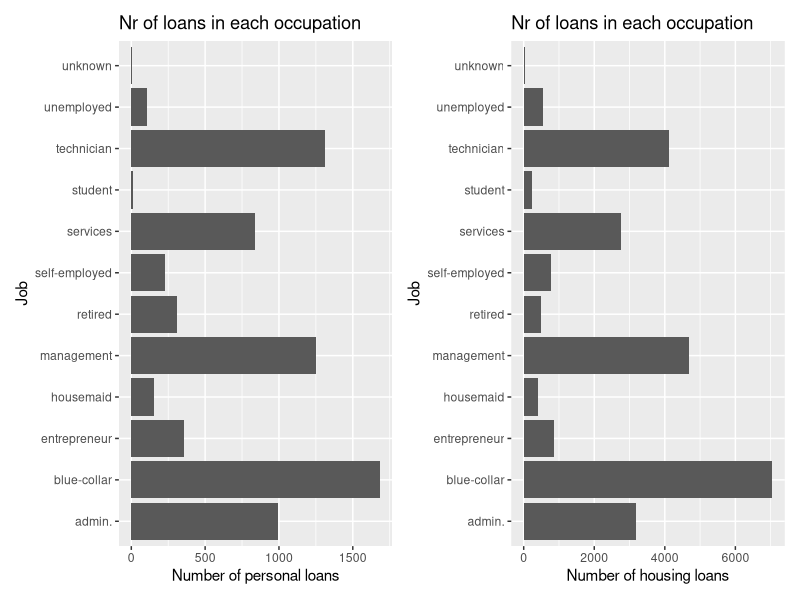
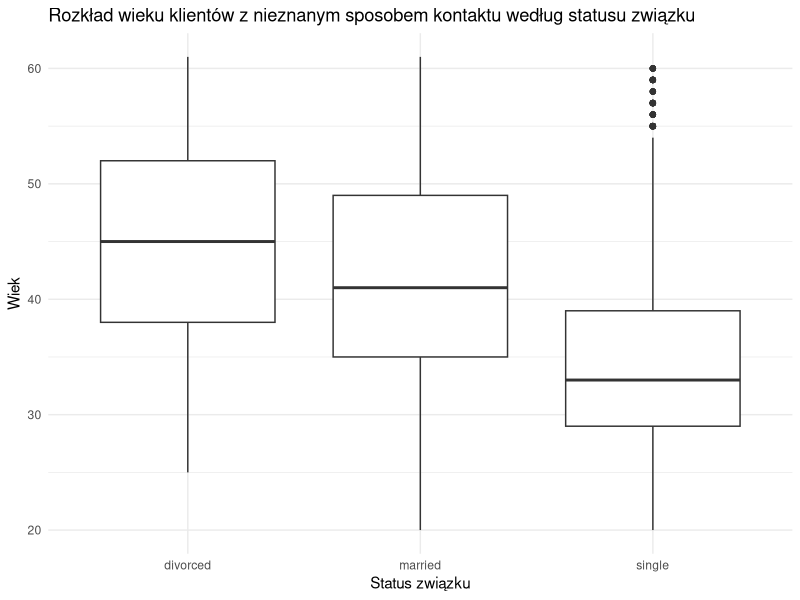
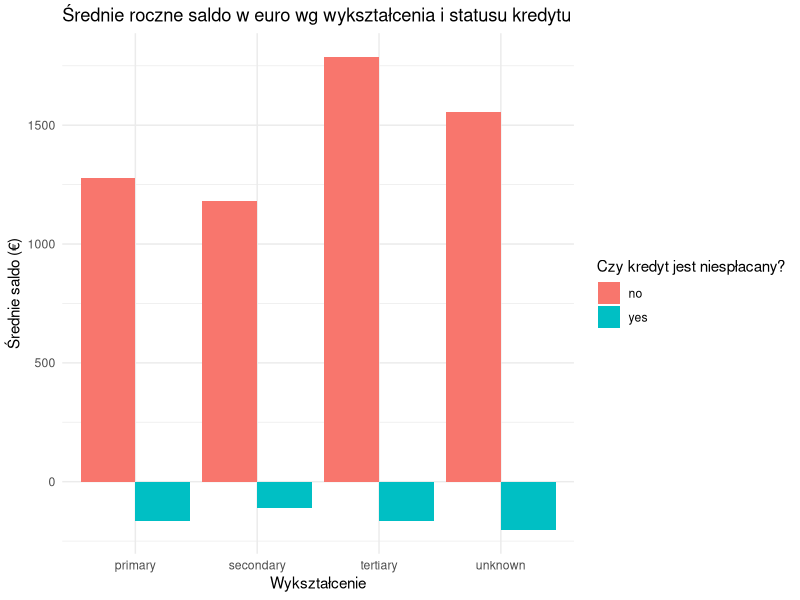
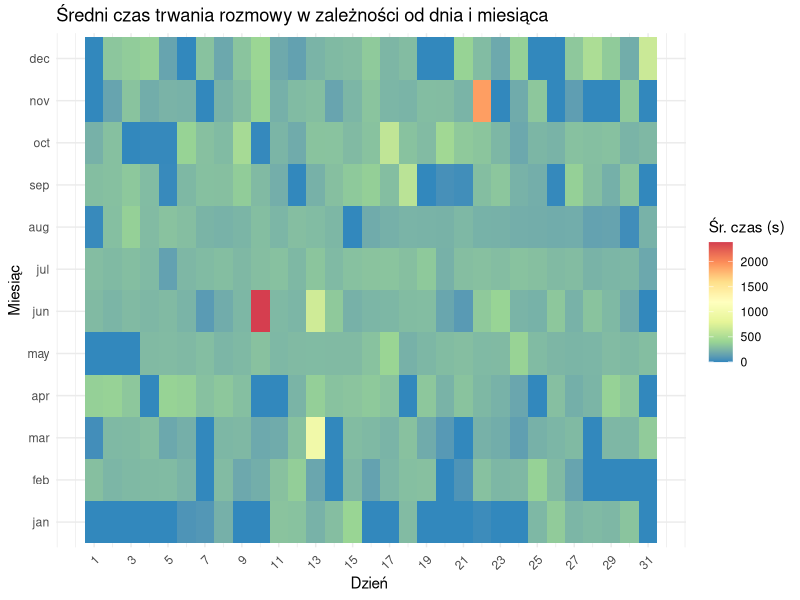
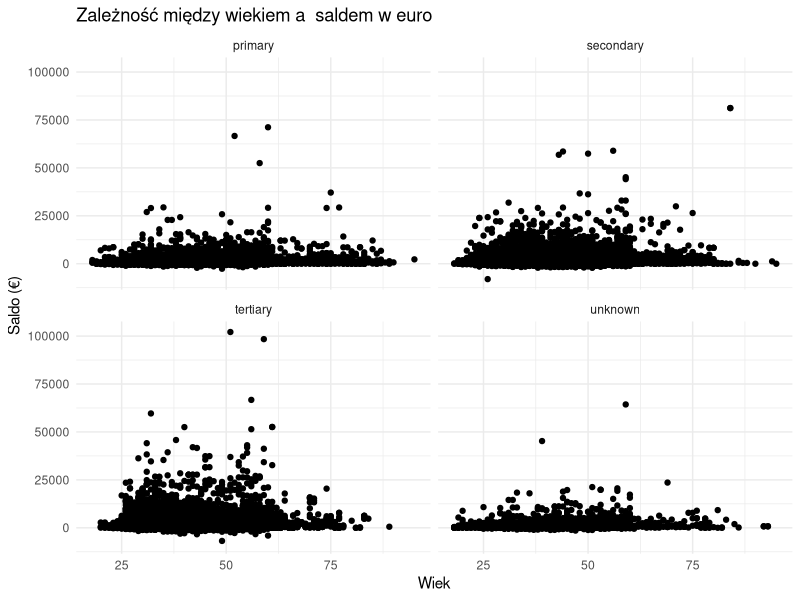

Generate these figures, in order, with R:
## ---- chunk 1
knitr::opts_chunk$set(echo = TRUE)
library(dplyr)
library(ggplot2)
library(patchwork)
library(tidyr)
library(knitr)

### Wczytanie danych
df <- read.csv("dane.csv")

## ---- chunk 2

plot_1 <-df %>% 
  filter(loan == 'yes') %>% 
  ggplot(mapping = aes(x = as.factor(job))) +
  geom_bar() +
  coord_flip() +
  labs(x = 'Job', 
       y = 'Number of personal loans',
       title='Nr of loans in each occupation')

plot_2 <-df %>% 
  filter(housing == 'yes') %>% 
  ggplot(mapping = aes(x = as.factor(job))) +
  geom_bar() +
  coord_flip() +
  labs(x = 'Job', 
       y = 'Number of housing loans',
       title='Nr of loans in each occupation')
plot_1 + plot_2

## ---- chunk 3

df %>% 
  filter(contact=='unknown'|is.na(contact)) %>% 
  ggplot(aes(x = marital, y = age)) +
  geom_boxplot() +
  labs(title = "Rozkład wieku klientów z nieznanym sposobem kontaktu według statusu związku",
       x = "Status związku",
       y = "Wiek") +
  theme_minimal()

## ---- chunk 4

df %>%
  group_by(education, default) %>%
  summarise(mean_balance = mean(balance, na.rm = TRUE)) %>%
  ungroup() %>% 
   ggplot(aes(x = education, y = mean_balance, fill = default)) +
  geom_col(position = "dodge") +
  labs(title = "Średnie roczne saldo w euro wg wykształcenia i statusu kredytu",
       x = "Wykształcenie",
       y = "Średnie saldo (€)",
       fill = "Czy kredyt jest niespłacany?") +
  theme_minimal()

## ---- chunk 5

df$month <- factor(df$month, levels = c("jan", "feb", "mar", "apr", "may", "jun",
                                      "jul", "aug", "sep", "oct", "nov", "dec"))
full_grid <- expand_grid(day = 1:31,
                         month = levels(df$month))

avg_duration <- df %>%
  group_by(day, month) %>%
  summarise(mean_duration = mean(duration, na.rm = TRUE), .groups = "drop") %>%
  right_join(full_grid, by = c("day", "month")) %>%
  mutate(mean_duration = replace_na(mean_duration, 0),
         month = factor(month, levels = c("jan", "feb", "mar", "apr", "may", "jun",
                                          "jul", "aug", "sep", "oct", "nov","dec")))  


ggplot(avg_duration, aes(x = day, y = month, fill = mean_duration)) +
  geom_tile() +  
  scale_fill_distiller(palette = "Spectral") +
  labs(title = "Średni czas trwania rozmowy w zależności od dnia i miesiąca",
       x = "Dzień ",
       y = "Miesiąc",
       fill = "Śr. czas (s)") +
  theme_minimal() +
  scale_x_continuous(breaks = seq(1,31,2)) +
  theme(axis.text.x = element_text(angle = 45, hjust = 1))



## ---- chunk 6

ggplot(df, aes(x = age, y = balance)) +
  geom_point() +
  facet_wrap(~ education) +
  theme_minimal() +
  labs(title = "Zależność między wiekiem a  saldem w euro",
       x = "Wiek",
       y = "Saldo (€)",
       color = "Wykształcenie")
    

## ---- chunk 7

  zad_6 <- df %>%
  filter(job %in% c("unemployed", "unknown")) %>% 
  filter(loan =="yes" | housing=="yes") %>% 
  group_by(job) %>%
  summarise(
    total = n(),
    default_count = sum(default == "yes", na.rm = TRUE),
    default_rate = (default_count / total) * 100,
    housing_count = sum(default == "yes" & housing == "yes", na.rm = T),
    loan_count = sum(default == "yes" & loan == "yes", na.rm = T))

kable(zad_6, caption = "Procent osób, które nie spłacają kredytu w grupie osób bezrobotnych i o nieznanym zawodzie")
